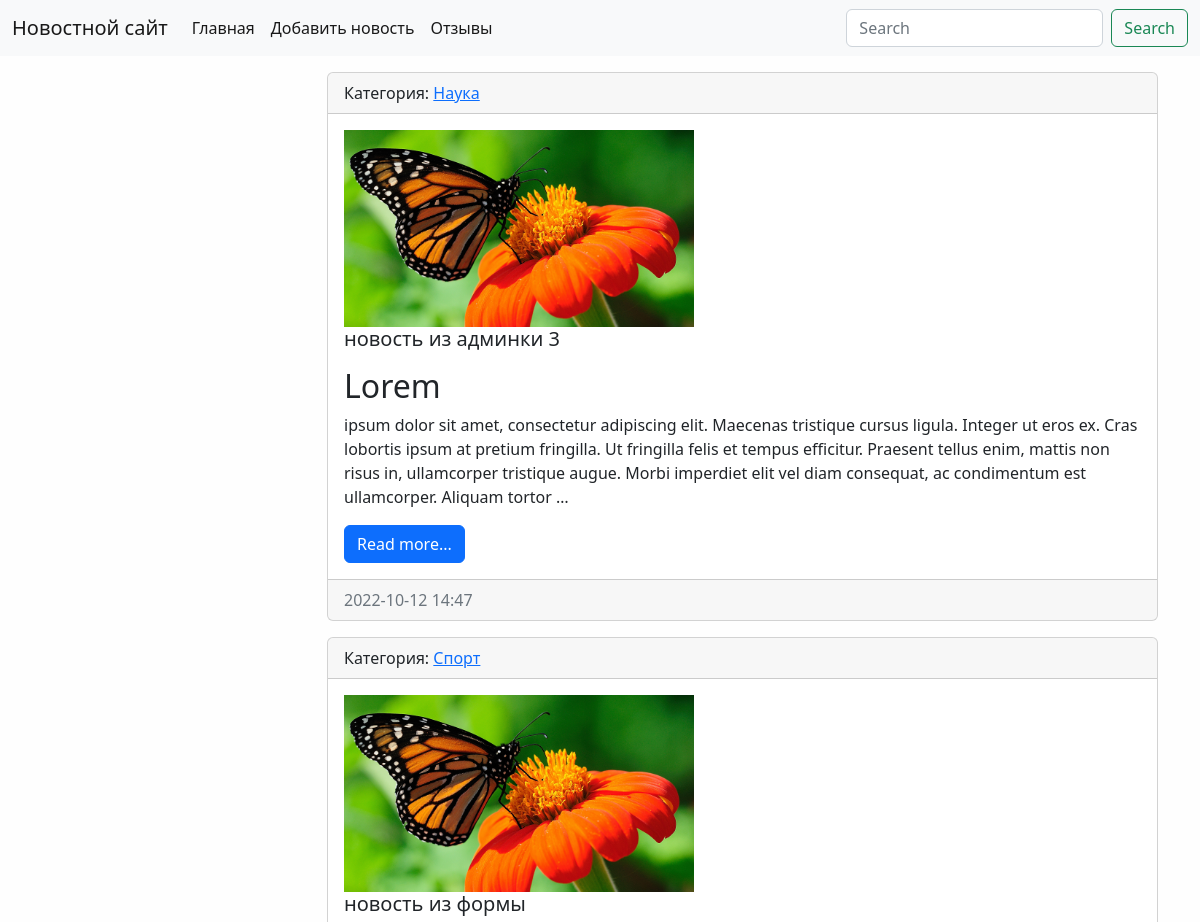
/ (upper part), run on an earlier commit of the app's database.
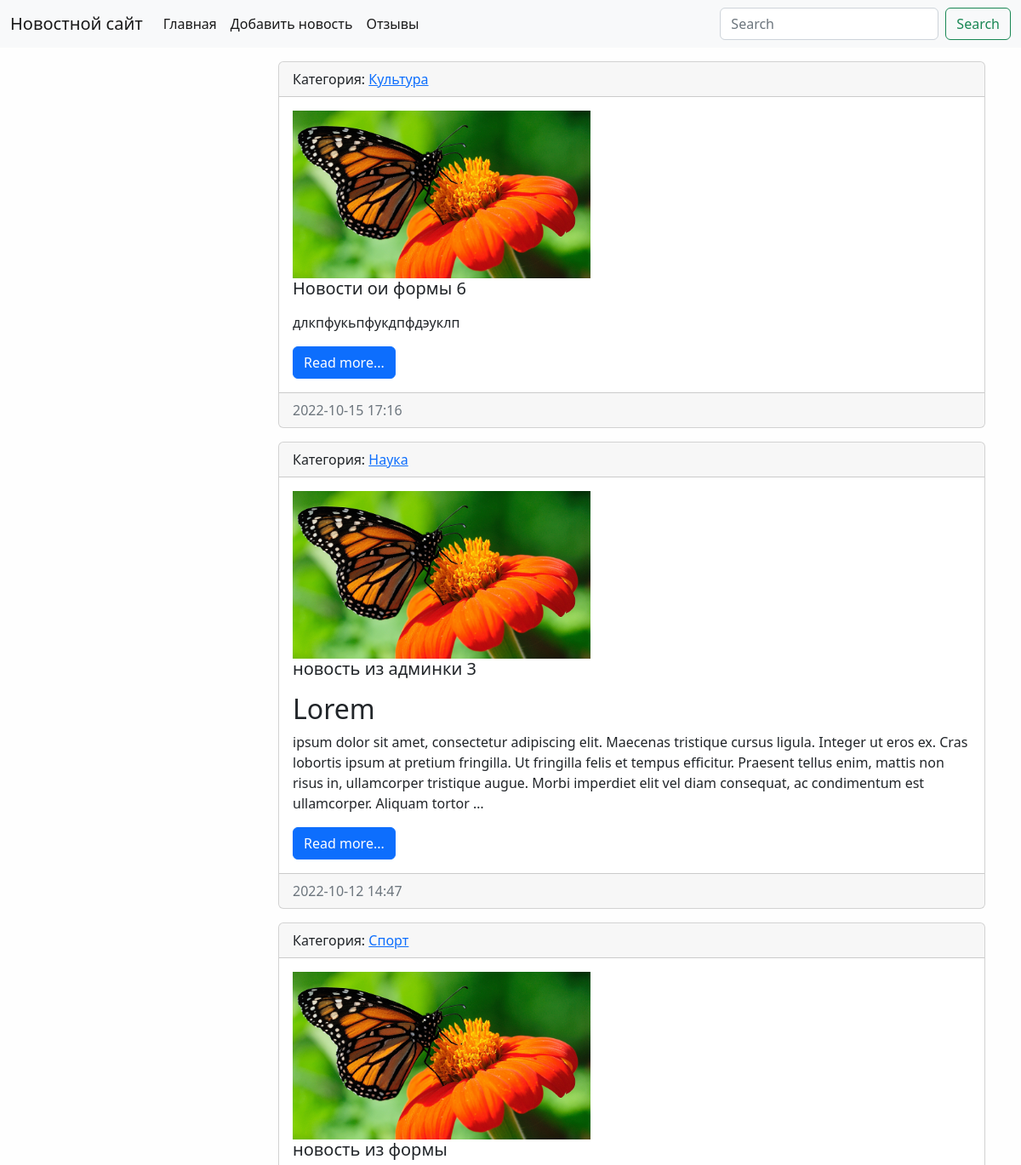
And on a later commit of the database.
### news/models.py (models this page shows, shortened)
class News(models.Model):
    title = models.CharField(max_length=150, verbose_name='Наименование')
    content = models.TextField(blank=True, verbose_name='Контент')  # blank - не обязательно к заполнению
    created_at = models.DateTimeField(auto_now_add=True, verbose_name='Дата публикации')
    updated_at = models.DateTimeField(auto_now=True, verbose_name='Обновлено')
    photo = models.ImageField(upload_to='photos/%Y/%m/%d/', verbose_name='Фото', blank=True)
    is_published = models.BooleanField(default=True, verbose_name='Опубликовано')
    category = models.ForeignKey('Category', on_delete=models.PROTECT, null=True, blank=True,
                                 verbose_name='Категория')
    views = models.IntegerField(default=0) # кол-во просмотров
    def get_absolute_url(self):
        return reverse('view_news', kwargs={"pk": self.pk})
    class Meta:
        verbose_name = 'Новость'  # ед число
        verbose_name_plural = 'Новости'  # мн число
        ordering = ['-created_at']  # sort

class Category(models.Model):
    title = models.CharField(max_length=150, db_index=True,
                             verbose_name='Наименование категории')  # db_index индексирует поле
    def get_absolute_url(self):
        return reverse('category', kwargs={"category_id": self.pk})
    def __str__(self):
        return self.title
    class Meta:
        verbose_name = 'Категория'  # ед число
        verbose_name_plural = 'Категории'  # мн число
        ordering = ['title']  # sort

### news/views.py (the view)
# urls.py: path('', HomeNews.as_view(), name='home'), # вызываем класс из viev
class HomeNews(ListView):
    model = News # получаем данные из таблицы новостей
    template_name = 'news/home_news_list.html'
    context_object_name = 'news'
    def get_context_data(self, *, object_list=None, **kwargs):
        context = super(HomeNews, self).get_context_data(**kwargs)
        context['title'] = 'Главная страница'
        return context
    def get_queryset(self): # фильтр, показывает только публикованные
        return News.objects.filter(is_published=True)

### news/templates/news/home_news_list.html (shortened to what this page needs)
{% extends 'base.html' %}
{% block content %}
{% for item in news %}
<div class="card mb-3">
    <div class="card-header">
        Категория: <a href="{{ item.category.get_absolute_url }}">{{item.category }}</a>
    </div>
    <div class="card-body">
        <div class="media">
            {% if item.photo %}
            <img src="{{ item.photo.url }}" alt="" width="350" class="mr-3">
            {% else %}
            <img src="\media\photos\2022\10\05\7._Бабочка.jpg" alt="" width="350" class="mr-3">
            {% endif %}
            <div class="media-body">
                <h5 class="card-title">{{ item.title }}</h5>
                <p class="card-text">{{ item.content|safe|linebreaks|truncatewords:50 }}</p>
                <a href="{{ item.get_absolute_url }}" class="btn btn-primary">Read more...</a>
            </div>
        </div>
    </div>
    <div class="card-footer text-muted">
        {{ item.created_at|date:"Y-m-d H:i" }}
    </div>
</div>
{% endfor %}
{% endblock %}

### templates/base.html (shortened to what this page needs)
{% load static %}
<!doctype html>
<html lang="en">
<head>
    <link href="{% static 'bootstrap/css/bootstrap.min.css' %}" rel="stylesheet">
    <link href="{% static 'css/style.css' %}" rel="stylesheet">
</head>
<body>
  {% include 'inc/_nav.html' %}
<div class="container mt-3">
    <div class="row">
        <div class="col-md-3">
        </div>
        <div class="col-md-9">
            {% block content %}{% endblock %}
        </div>
    </div>
</div>
</body>
</html>

### templates/inc/_nav.html (shortened to what this page needs)
<nav class="navbar navbar-expand-lg bg-light">
    <div class="container-fluid">
        <a class="navbar-brand" href="{% url 'home' %}">Новостной сайт</a>
        <div class="collapse navbar-collapse" id="navbarSupportedContent">
            <ul class="navbar-nav me-auto mb-2 mb-lg-0">
                <li class="nav-item"><a class="nav-link active" aria-current="page" href="{% url 'home' %}">Главная</a></li>
                <li class="nav-item"><a class="nav-link active" aria-current="page" href="{% url 'add_news' %}">
                    Добавить новость</a></li>
                <li class="nav-item"><a class="nav-link active" aria-current="page" href="{% url 'home' %}">Отзывы</a></li>
            </ul>
            <form class="d-flex" role="search">
                <input class="form-control me-2" type="search" placeholder="Search" aria-label="Search">
                <button class="btn btn-outline-success" type="submit">Search</button>
            </form>
        </div>
    </div>
</nav>

### testsite/static/css/style.css (style rules this page uses)
body { background-color: #fefefe; }

What changed in the data, as far as the page shows it:
added News: category "Культура", title "Новости ои формы 6", content "длкпфукьпфукдпфдэуклп", created_at "2022-10-15 17:16"
